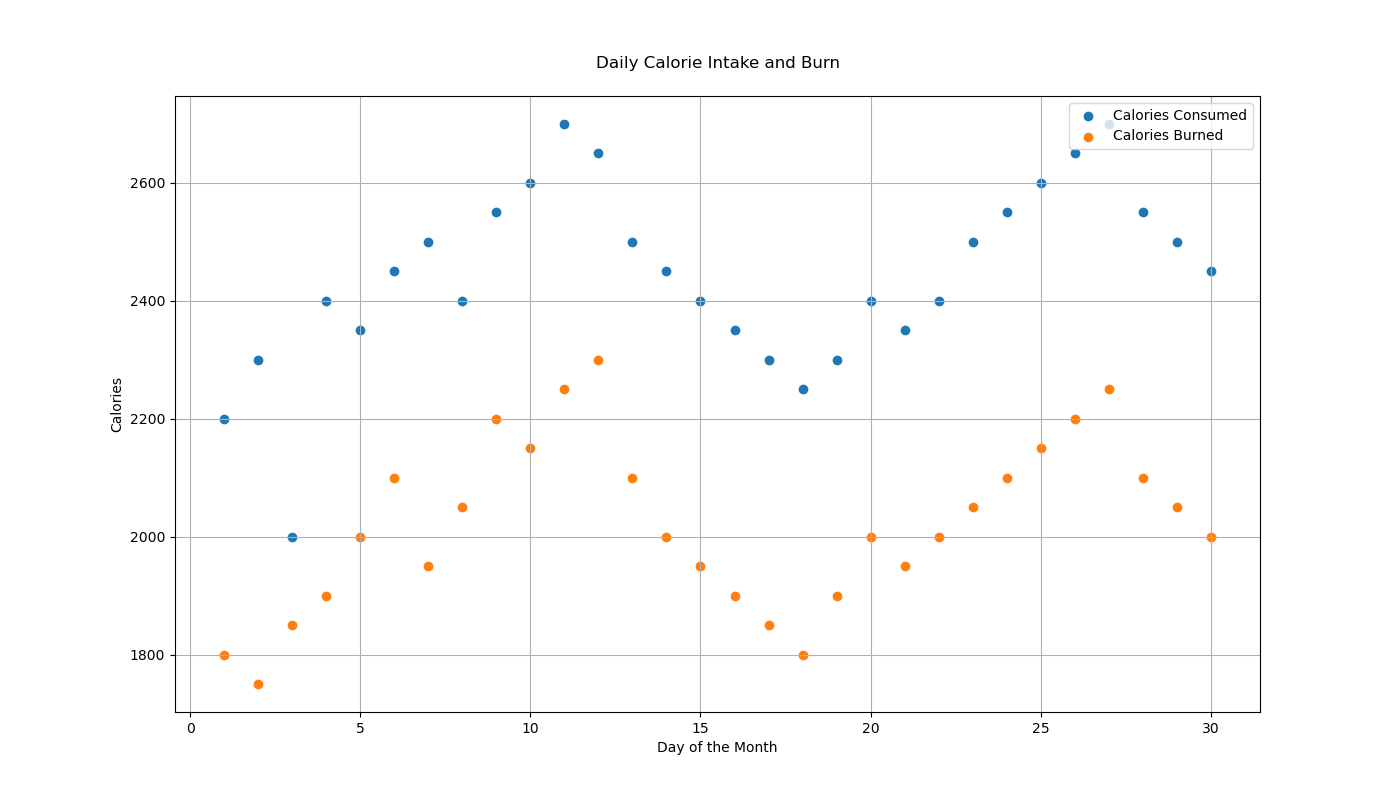

This chart was generated by the following Python code:

import matplotlib.pyplot as plt

# Data for plotting
days = [1, 2, 3, 4, 5, 6, 7, 8, 9, 10, 11, 12, 13, 14, 15, 16, 17, 18, 19, 20, 21, 22, 23, 24, 25, 26, 27, 28, 29, 30]
calories_consumed = [2200, 2300, 2000, 2400, 2350, 2450, 2500, 2400, 2550, 2600, 2700, 2650, 2500, 2450, 2400, 2350, 2300, 2250, 2300, 2400, 2350, 2400, 2500, 2550, 2600, 2650, 2700, 2550, 2500, 2450]
calories_burned = [1800, 1750, 1850, 1900, 2000, 2100, 1950, 2050, 2200, 2150, 2250, 2300, 2100, 2000, 1950, 1900, 1850, 1800, 1900, 2000, 1950, 2000, 2050, 2100, 2150, 2200, 2250, 2100, 2050, 2000]

# Create a scatterplot
plt.figure(figsize=(14, 8))
plt.scatter(days, calories_consumed, c="#1f77b4", label="Calories Consumed")
plt.scatter(days, calories_burned, c="#ff7f0e", label="Calories Burned")

# Customize the chart
plt.title("Daily Calorie Intake and Burn", pad=20)
plt.xlabel("Day of the Month")
plt.ylabel("Calories")
plt.legend(loc='upper right')
plt.grid(True)

# Show the scatterplot
plt.show()
